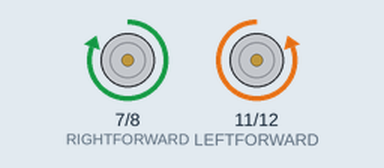
A sketch run on a simulated Arduino Uno, built with avr-gcc and run on an emulated ATmega328P. On the bench: motor-driver pin pairs drawn as motors (green arrow = first pin HIGH = forward, orange = second pin HIGH = backward, longer = more drive, scaled by the enable pin). At 17.8 s the program stops and its outputs stay as they are.

Above: at 0.1 s.
At 3.1 s:
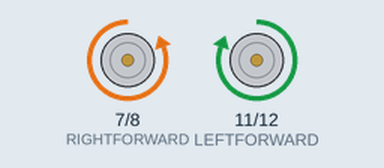
At 10.8 s:
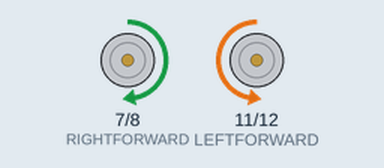
At 17.8 s:
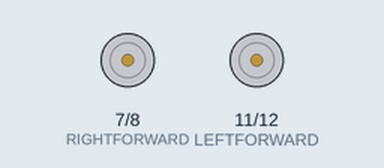
Timing chart, 0 to 19.3 s (numbered marks = the images above):
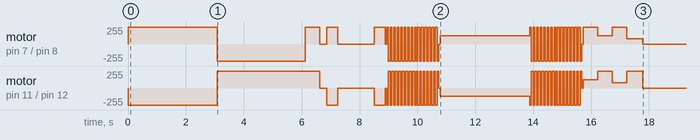

Measured:
- by itself, motor on pin 7 (RIGHTFORWARD) / pin 8 (RIGHTREVERSE): stopped → forward 255/255 at 0.00 s, → backward 255/255 3.1 s later, → forward 255/255 3.0 s later, → stopped 0.50 s later, … (76 changes in this stretch)
- by itself, motor on pin 11 (LEFTFORWARD) / pin 12 (LEFTREVERSE): stopped → backward 255/255 at 0.00 s, → forward 255/255 3.1 s later, → stopped 3.5 s later, → backward 255/255 0.25 s later, … (75 changes in this stretch)

The sketch:

DemonstrationBACKUP.ino
```cpp
// Pin Allocation
// Motor On
const int LEFT_ENABLE = 10; // Pin numbers on Rover
const int RIGHT_ENABLE = 9;

// Forward On
const int LEFTFORWARD = 11;
const int RIGHTFORWARD = 7;

// Reverse On
const int RIGHTREVERSE = 8;
const int LEFTREVERSE = 12;

// Start Speeds of left and right
int Speed_left = 95;
int Speed_right =100;

void setup() {
  // Pin Modes onto Output
  pinMode(RIGHTFORWARD, OUTPUT);
  pinMode(RIGHTREVERSE, OUTPUT);
  pinMode(RIGHT_ENABLE, OUTPUT);
  pinMode(LEFT_ENABLE, OUTPUT);
  pinMode(LEFTFORWARD, OUTPUT);
  pinMode(LEFTREVERSE, OUTPUT);
}

void loop() {
  RoundRoundRight();
  delay(50);
  RoundRoundLeft();
  delay(50);
  LeftRightCheck();
  delay(50);
  shakeLR();
  delay(50);
  leftturn180();
  delay(50);
  shakeLR();
  delay(50);
  SnakeySnakeyForward();
  delay(50);
  stopRover();

  exit(0);
}
```

FUNCTIONS.ino
```cpp
// FUNCTIONS
// Shuts everything off
void stopRover(){
    digitalWrite(RIGHTFORWARD, LOW);
  digitalWrite(RIGHTREVERSE, LOW);
  digitalWrite(RIGHT_ENABLE, LOW);
  digitalWrite(LEFT_ENABLE, LOW);
    digitalWrite(LEFTFORWARD, LOW);
  digitalWrite(LEFTREVERSE, LOW);
}
// Rover Goes Forward
void startRover(){
    digitalWrite(RIGHTFORWARD, HIGH);
  digitalWrite(RIGHTREVERSE, LOW);
   analogWrite(RIGHT_ENABLE,255);
  analogWrite(LEFT_ENABLE, 255);
  digitalWrite(LEFTFORWARD, HIGH);
  digitalWrite(LEFTREVERSE, LOW);
}
// Rover Goes Backward
void reverseRover(){
    digitalWrite(RIGHTFORWARD, LOW);
  digitalWrite(RIGHTREVERSE, HIGH);
  digitalWrite(RIGHT_ENABLE, HIGH);
  digitalWrite(LEFT_ENABLE, HIGH);
    digitalWrite(LEFTFORWARD, LOW);
  digitalWrite(LEFTREVERSE, HIGH);
}
// Rover Turns Left by 10 degrees
void leftturn10(){
    digitalWrite(RIGHTFORWARD,HIGH);
  digitalWrite(RIGHTREVERSE,LOW);
  digitalWrite(RIGHT_ENABLE, HIGH);
  digitalWrite(LEFT_ENABLE, HIGH);
    analogWrite(LEFTFORWARD, 80);
  digitalWrite(LEFTREVERSE, HIGH);
  delay(84);
}
// Rover Turns Right by 10 degrees
void rightturn10(){
    analogWrite(RIGHTFORWARD, 80);
  digitalWrite(RIGHTREVERSE,HIGH);
  digitalWrite(RIGHT_ENABLE, HIGH);
  digitalWrite(LEFT_ENABLE, HIGH);
  digitalWrite(LEFTFORWARD, HIGH);
  digitalWrite(LEFTREVERSE, LOW);
  delay(84);
}
// Rover Turns to the Right by a variable delay time
void varrightturn(int Delaytime){
    digitalWrite(RIGHTFORWARD,LOW);
  digitalWrite(RIGHTREVERSE,HIGH);
  digitalWrite(RIGHT_ENABLE, HIGH);
  digitalWrite(LEFT_ENABLE, HIGH);
  digitalWrite(LEFTFORWARD, HIGH);
  digitalWrite(LEFTREVERSE, LOW);
  delay(Delaytime);
}
// Rover turns to the left by variable degree
void varleftturn(int DelayTime){
  digitalWrite(RIGHTFORWARD,HIGH);
  digitalWrite(RIGHTREVERSE,LOW);
  digitalWrite(RIGHT_ENABLE, HIGH);
  digitalWrite(LEFT_ENABLE, HIGH);
  digitalWrite(LEFTFORWARD, LOW);
  digitalWrite(LEFTREVERSE, HIGH);
  delay(DelayTime);

}
// Rover Turns to the right by 90 degrees
void rightturn90(){
    digitalWrite(RIGHTFORWARD,LOW);
  digitalWrite(RIGHTREVERSE,HIGH);
  digitalWrite(RIGHT_ENABLE, HIGH);
  digitalWrite(LEFT_ENABLE, HIGH);
    digitalWrite(LEFTFORWARD, HIGH);
  digitalWrite(LEFTREVERSE, LOW);
  delay(760);
}
// Rover Turns to the left by 90 degrees
void leftturn90(){
    digitalWrite(RIGHTFORWARD,HIGH);
  digitalWrite(RIGHTREVERSE,HIGH);
  digitalWrite(RIGHT_ENABLE, HIGH);
  digitalWrite(LEFT_ENABLE, HIGH);
    digitalWrite(LEFTFORWARD, LOW);
  digitalWrite(LEFTREVERSE, LOW);
  delay(700);
}

// Rover Turns to the left by 180 degrees
void leftturn180(){
    digitalWrite(RIGHTFORWARD,HIGH);
  digitalWrite(RIGHTREVERSE,LOW);
  analogWrite(RIGHT_ENABLE, 127);
  analogWrite(LEFT_ENABLE, 127);
  digitalWrite(LEFTFORWARD, LOW);
  digitalWrite(LEFTREVERSE, HIGH);
  delay(3040);
}
// Rover Turns to the left by 45 degrees
void leftturn45(){
    digitalWrite(RIGHTFORWARD,HIGH);
  digitalWrite(RIGHTREVERSE,LOW);
  digitalWrite(RIGHT_ENABLE, HIGH);
  digitalWrite(LEFT_ENABLE, HIGH);
    digitalWrite(LEFTFORWARD, LOW);
  digitalWrite(LEFTREVERSE, HIGH);
  delay(380);
}
// Rover Turns to the right by 45 degrees
void rightturn45(){
    digitalWrite(RIGHTFORWARD,LOW);
  digitalWrite(RIGHTREVERSE,LOW);
  digitalWrite(RIGHT_ENABLE, HIGH);
  digitalWrite(LEFT_ENABLE, HIGH);
    digitalWrite(LEFTFORWARD, HIGH);
  digitalWrite(LEFTREVERSE, HIGH);
  delay(380);
}
// Rover Turns to the left by 360 degrees
void rightturn360(){
    digitalWrite(RIGHTFORWARD,LOW);
  digitalWrite(RIGHTREVERSE,HIGH);
  digitalWrite(RIGHT_ENABLE, HIGH);
  digitalWrite(LEFT_ENABLE, HIGH);
    digitalWrite(LEFTFORWARD, HIGH);
  digitalWrite(LEFTREVERSE, LOW);
  delay(3040);
  stopRover();
}


// Rover turns to the left by 360 degrees
void leftturn360(){
    digitalWrite(RIGHTFORWARD,HIGH);
  digitalWrite(RIGHTREVERSE,LOW);
  digitalWrite(RIGHT_ENABLE, HIGH);
  digitalWrite(LEFT_ENABLE, HIGH);
    digitalWrite(LEFTFORWARD, LOW);
  digitalWrite(LEFTREVERSE, HIGH);
  delay(2980);
}
void GoSnakeLeft(){
  digitalWrite(LEFTREVERSE,LOW); // Left Reverse Motor Off
  digitalWrite(RIGHTREVERSE,LOW); // Right Reverse Motor Off
  analogWrite(LEFT_ENABLE,80); // Left Motor
  analogWrite(RIGHT_ENABLE,255);
  digitalWrite(RIGHTFORWARD,HIGH);
  digitalWrite(LEFTFORWARD,HIGH);
}

void GoSnakeRight(){
  digitalWrite(LEFTREVERSE,LOW);
  digitalWrite(RIGHTREVERSE,LOW);
  analogWrite(LEFT_ENABLE,255);
  analogWrite(RIGHT_ENABLE,80);
  digitalWrite(RIGHTFORWARD,HIGH);
  digitalWrite(LEFTFORWARD,HIGH);
}


// Rover goes forward, then backward, then turns right
void DanceyDanceyFUNctionA() {
  startRover();
  delay(500);
  stopRover();
  delay(50);
  reverseRover();
  delay(500);
  stopRover();
  delay(50);
  rightturn90();
}

void RoundRoundRight() {
  digitalWrite(RIGHTFORWARD,HIGH);
  digitalWrite(RIGHTREVERSE,LOW);
  digitalWrite(RIGHT_ENABLE, HIGH);
  digitalWrite(LEFT_ENABLE, HIGH);
   digitalWrite(LEFTFORWARD, LOW);
  digitalWrite(LEFTREVERSE, HIGH);
  delay(3040);
}

void RoundRoundLeft() {
  digitalWrite(RIGHTFORWARD,LOW);
  digitalWrite(RIGHTREVERSE,HIGH);
  digitalWrite(RIGHT_ENABLE, HIGH);
  digitalWrite(LEFT_ENABLE, HIGH);
  digitalWrite(LEFTFORWARD, HIGH);
  digitalWrite(LEFTREVERSE, LOW);
  delay(2980);
}

void LeftRightCheck() {
  startRover();
  delay(500);
  stopRover();
  delay(250);
  leftturn45();
  stopRover();
  delay(250);
  rightturn45();
  rightturn45();
  stopRover();
  delay(250);
  leftturn45();
  stopRover();
}

void SnakeySnakeyForward() {
  for (int i = 0; i < 2; i++) {
    GoSnakeLeft();
    delay(500);
    GoSnakeRight();
    delay(500);
  }
}


void shakeLR() {
  for (int i = 0; i < 15; i++){
  varleftturn(50);
  delay(10);
  varrightturn(50);
  delay(10);
  }

  stopRover();

}
```
